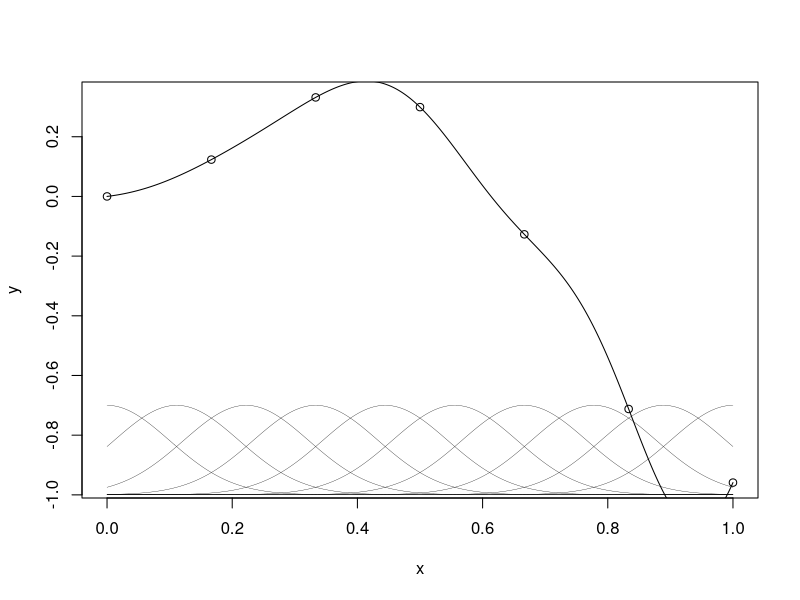

The R script that drew this image:

nfeat = 1000
lambda = 0.1

phi <- function(x){
  cc <- seq(0,1,length=nfeat)
  exp(-(x-cc)^2/(2*lambda^2))
}



x <- seq(0,1,len=7)
y = x*sin(x*5)
plot(x,y)
pdnorm <-function(x, cc){
  0.3*exp(-(x-cc)^2/(2*lambda^2))-1
}

xp <- seq(0,1,0.001)
for(cc in seq(0,1,len=min(10, nfeat))){
  lines(xp, pdnorm(xp, cc), lwd=0.3)
}


X <-t(sapply(x, phi))
sigma2 <- 0.00001
betahat <- solve(t(X)%*%X+sigma2*diag(dim(X)[2]) )%*%t(X)%*%(matrix(y, nc=1))

yp = t(sapply(xp, phi))%*%betahat
lines(xp, yp)

